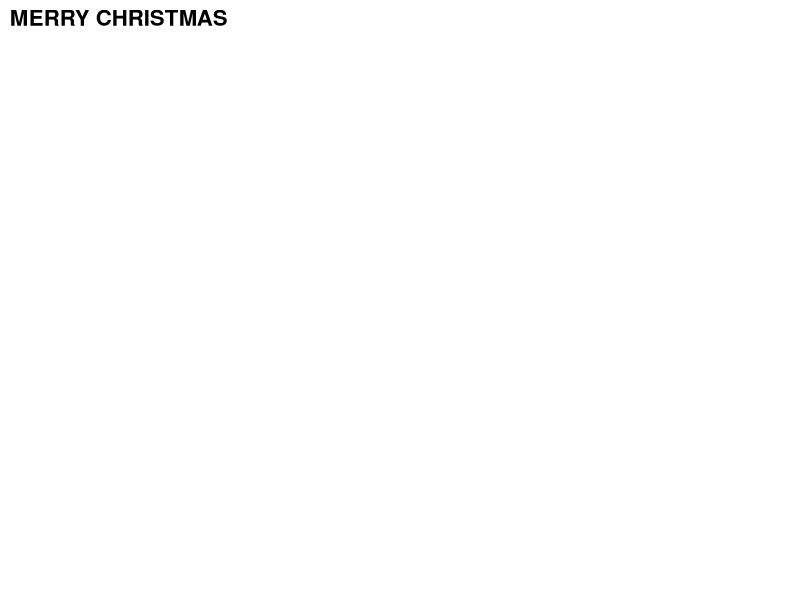

R code for this plot:
library(cowplot)
library(ggplot2)
ggdraw() + draw_image("http://1.bp.blogspot.com/-RkYnkKZ2Abk/VI82E2D4RWI/AAAAAAAABE4/6q2aJxrDSqE/s1600/ARBOLNVD.jpg") +
  draw_plot(ggplot() + theme_cowplot() + ggtitle("MERRY CHRISTMAS") + theme(axis.line = element_blank()))
